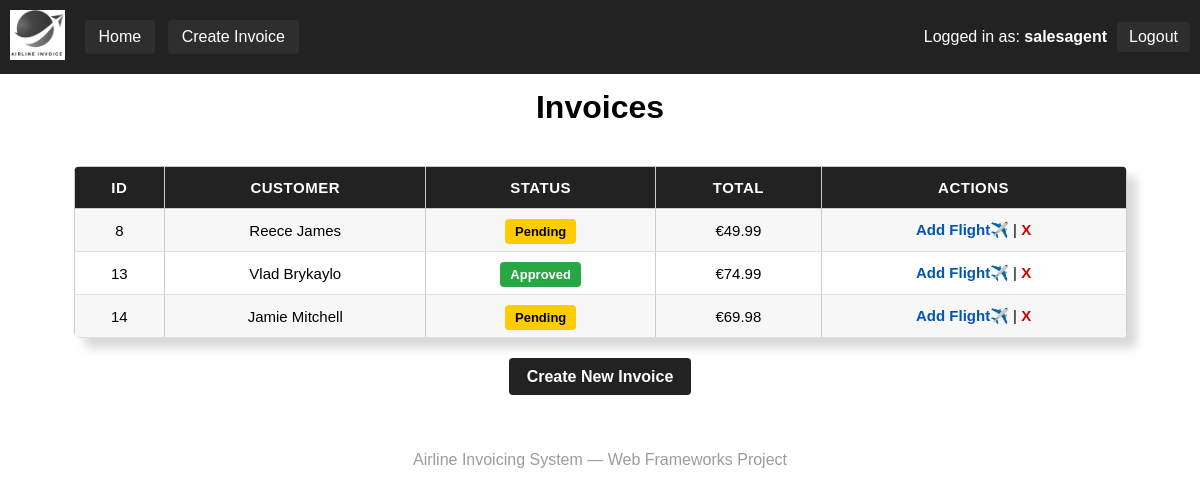
Screenshot of / (signed in) with the database file from the repository.
### polls/models.py (models this page shows, shortened)
class Invoice(models.Model):
    customer = models.ForeignKey(Customer, on_delete=models.CASCADE)
    created_by = models.ForeignKey(User, on_delete=models.CASCADE)
    date = models.DateField(auto_now_add=True)
    status = models.CharField(max_length=20, default="Pending")
    total = models.DecimalField(max_digits=10, decimal_places=2, default=0)

class Customer(models.Model):
    name = models.CharField(max_length=100)
    email = models.EmailField()

### polls/views.py (the view)
# urls.py: path('', views.invoice_list, name='home'),
@login_required
def invoice_list(request):
    invoices = Invoice.objects.all()
    return render(request, 'invoice_list.html', {'invoices': invoices})

### polls/templates/invoice_list.html (shortened to what this page needs)
{% extends 'base.html' %}
{% block content %}
<h1>Invoices</h1>
<div class="table-wrapper">
<table class="invoice-table">
    <tr>
        <th>ID</th>
        <th>Customer</th>
        <th>Status</th>
        <th>Total</th>
        {% if user.username == "Admin" or user.userprofile.role != "Manager" %}
            <th>Actions</th>
        {% endif %}
    </tr>
    {% for invoice in invoices %}
    <tr>
        <td>{{ invoice.id }}</td>
        <td>{{ invoice.customer.name }}</td>
        <td>
            {% if invoice.status == "Pending" %}
                <span class="status-badge status-pending">Pending</span>
            {% elif invoice.status == "Approved" %}
                <span class="status-badge status-approved">Approved</span>
            {% else %}
                <span class="status-badge status-rejected">{{ invoice.status }}</span>
            {% endif %}
        </td>
        <td>€{{ invoice.total }}</td>
        {% if user.username == "Admin" or user.userprofile.role != "Manager" %}
        <td>
            {% if user.username == "Admin" or user.userprofile.role == "SalesAgent" %}
                <a href="{% url 'add_invoice_item' invoice.id %}" class="action-link">Add Flight✈️</a> |
            {% endif %}
            {% if user.username == "Admin" or user.userprofile.role == "SalesAgent" %}
                <a href="{% url 'delete_invoice' invoice.id %}" class="delete-x">X</a>
            {% endif %}
        </td>
        {% endif %}
    </tr>
    {% endfor %}
</table>
</div>
<a href="{% url 'create_invoice' %}" class="create-btn">Create New Invoice</a>
{% endblock %}

### polls/templates/base.html (shortened to what this page needs)
{% load static %}
<!DOCTYPE html>
<html>
<head>
</head>
<body>
<header>
    <div style="display:flex; align-items:center; gap:20px;">
        <a href="{% url 'invoice_list' %}">
            <img src="{% static 'polls/images/airline.logo.png' %}"
                 alt="Airline Logo"
                 style="height:50px; width:auto;">
        </a>
        <nav>
            {% if user.is_authenticated %}
                {% if user.username == "Admin" %}
                    <a href="{% url 'invoice_list' %}">Home</a>
                    <a href="{% url 'create_invoice' %}">Create Invoice</a>
                    <a href="{% url 'invoice_list' %}">Update Status</a>
                    <a href="{% url 'customer_report' %}">Reports</a>
                {% else %}
                    <a href="{% url 'invoice_list' %}">Home</a>
                    {% if user.userprofile.role == "SalesAgent" %}
                        <a href="{% url 'create_invoice' %}">Create Invoice</a>
                    {% endif %}
                {% endif %}
            {% endif %}
        </nav>
    </div>
    {% if user.is_authenticated %}
    <div class="right-side">
        <span>Logged in as: <strong>{{ user.username }}</strong></span>
        <a href="{% url 'logout' %}" class="btn">Logout</a>
    </div>
    {% endif %}
</header>
<div class="container">
    {% block content %}{% endblock %}
</div>
<footer>
    Airline Invoicing System — Web Frameworks Project
</footer>
</body>
</html>

### polls/templates/base.html (style rules this page uses)
body { font-family: Arial; margin: 0; padding: 0; text-align: center; }
header { background: #222; color: white; padding: 10px; display: flex; justify-content: space-between; align-items: center; }
nav a { color: white; background: #2e2e2e; padding: 8px 14px; border-radius: 4px; margin-right: 8px; display: inline-block; text-decoration: none; }
.right-side { display: flex; align-items: center; gap: 10px; border-radius: 4px; }
.container { padding: 15px; }
h1, h2 { margin-top: 0; }
table { width: 100%; border-collapse: collapse; margin-top: 15px; }
th { background: #d1d1d1; }
th, td { border: 1px solid #ccc; padding: 8px; }
.btn { padding: 6px 12px; background: #2e2e2e; color: white; text-decoration: none; border: none; cursor: pointer; border-radius: 4px; }
footer { margin-top: 40px; padding: 10px; color: #9c9c9c; }

### polls/templates/invoice_list.html (style rules this page uses)
.table-wrapper { margin-top: 25px; display: flex; justify-content: center; }
.invoice-table { width: 90%; border-collapse: collapse; font-size: 15px; background: white; box-shadow: 10px 10px 10px rgba(0,0,0,0.15); border-radius: 6px; overflow: hidden; margin-bottom: 30px; }
.invoice-table th { background: #222; color: white; padding: 12px; text-transform: uppercase; letter-spacing: 0.5px; }
.invoice-table td { padding: 12px; border-bottom: 1px solid #e0e0e0; }
.invoice-table tr:nth-child(even) { background: #f7f7f7; }
.action-link { color: #0056b3; font-weight: bold; text-decoration: none; }
.delete-x { color: #d00000; font-weight: bold; text-decoration: none; }
.create-btn { margin-top: 25px; padding: 10px 18px; background: #222; color: white; border-radius: 4px; text-decoration: none; font-weight: bold; }
.status-badge { padding: 5px 10px; border-radius: 4px; color: white; font-weight: bold; font-size: 13px; }
.status-pending { background: #ffcc00; color:black; }
.status-approved { background: #28a745; }

### rows the page displays
Invoice: id "8", customer.name "Reece James", status "Pending", total "49.99"
Invoice: id "13", customer.name "Vlad Brykaylo", status "Approved", total "74.99"
Invoice: id "14", customer.name "Jamie Mitchell", status "Pending", total "69.98"

### other values shown
{{ user.username }} "salesagent"
